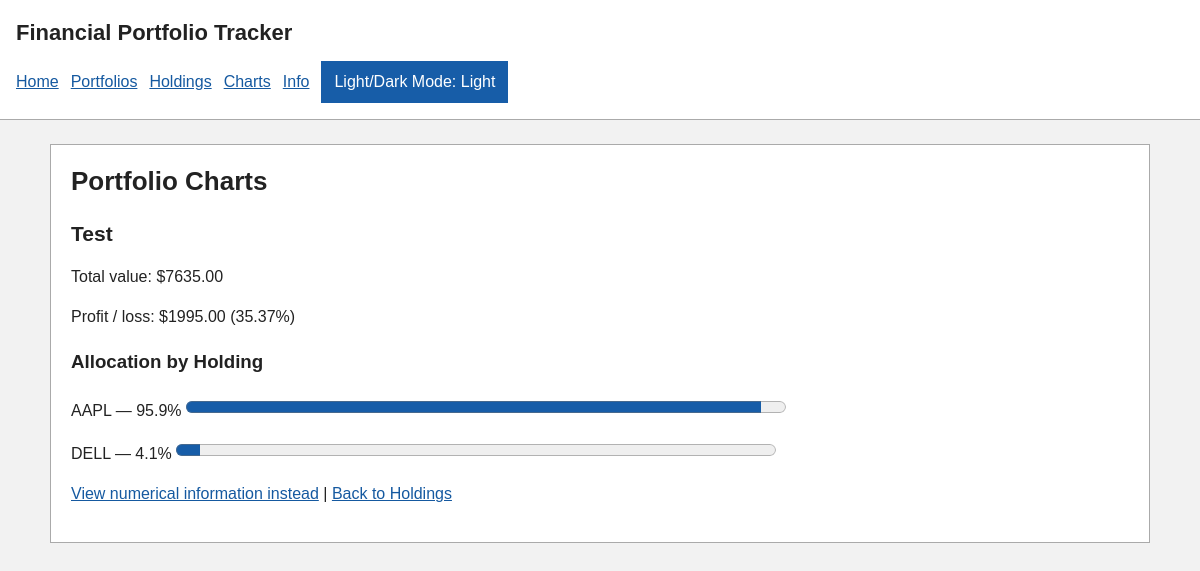
Screenshot of /portfolio/1/charts with the database file from the repository.
### tables this page shows
CREATE TABLE portfolio (id INTEGER PRIMARY KEY AUTOINCREMENT, name TEXT NOT NULL);

CREATE TABLE holdings (
            id INTEGER PRIMARY KEY AUTOINCREMENT,
            portfolio_id INTEGER NOT NULL REFERENCES portfolio(id),
            ticker TEXT NOT NULL,
            shares REAL NOT NULL,
            purchase_price REAL NOT NULL,
            current_price REAL NOT NULL
        );

### app.py (the view)
@app.route("/portfolio/<int:portfolio_id>/charts")
def charts(portfolio_id):
    selected_portfolio = get_portfolio(portfolio_id)
    if selected_portfolio is None:
        abort(404, description="Portfolio not found")
    holdings = get_holdings(portfolio_id)
    summary = calculate_portfolio_summary(holdings)
    return render_template(
        "charts.html",
        portfolio=selected_portfolio,
        holdings=holdings,
        summary=summary
    )

### database.py (called while the page is built)
def get_connection():
    connection = sqlite3.connect(database_name)
    connection.row_factory = sqlite3.Row
    return connection

def get_portfolio(portfolio_id):
    connection = get_connection()
    portfolio = connection.execute("SELECT * FROM portfolio WHERE id = ?", (portfolio_id,)).fetchone()
    connection.close()
    return portfolio

def get_holdings(portfolio_id):
    connection = get_connection()
    holdings = connection.execute(
        "SELECT * FROM holdings WHERE portfolio_id = ?",
        (portfolio_id,)
    ).fetchall()
    connection.close()
    return holdings

### templates/charts.html
{% extends "base.html" %}
{% block content %}
<section>
<h1>Portfolio Charts</h1>
<h2>{{ portfolio['name'] }}</h2>
<p>Total value: ${{ '%.2f'|format(summary['total_value']) }}</p>
<p>Profit / loss: ${{ '%.2f'|format(summary['total_gain_loss']) }}
   ({{ '%.2f'|format(summary['total_gain_loss_percent']) }}%)</p>
<h3>Allocation by Holding</h3>
{% if summary['holdings'] %}
    {% for h in summary['holdings'] %}
    <p>
        <label for="holding-{{ loop.index }}">{{ h['ticker'] }} — {{ '%.1f'|format(h['allocation_percent']) }}%</label>
        <progress id="holding-{{ loop.index }}" value="{{ h['allocation_percent'] }}" max="100"></progress>
    </p>
    {% endfor %}
{% else %}
<p>No holdings to chart yet.</p>
{% endif %}
<p><a href="{{ url_for('portfolio_information', portfolio_id=portfolio['id']) }}">View numerical information instead</a> |
<a href="{{ url_for('manage_holdings', portfolio_id=portfolio['id']) }}">Back to Holdings</a></p>
</section>
{% endblock %}

### static/style.css (style rules this page uses)
:root { --background: #f2f2f2; --surface: #fff; --text: #222; --border: #aaa; --heading: #e8e8e8; --link: #1559a0; }
body { margin: 0; font-family: Arial, sans-serif; line-height: 1.5; background: var(--background); color: var(--text); }
a { color: var(--link); }
section { background: var(--surface); border: 1px solid var(--border); padding: 20px; margin-bottom: 20px; }
h1, h2 { margin-top: 0; line-height: 1.3; }
h1 { font-size: 26px; }
h2 { font-size: 21px; }
progress { width: 100%; max-width: 600px; height: 24px; accent-color: #175da8; }

### rows the page displays
portfolio: name "Test"
holdings: ticker "AAPL", allocation_percent "95.9", {{ h['allocation_percent'] }} 95.87426326129666 (drawn)
holdings: ticker "DELL", allocation_percent "4.1", {{ h['allocation_percent'] }} 4.12573673870334 (drawn)

### other values shown
{{ '%.2f'|format(summary['total_value']) }} "7635.00"
{{ '%.2f'|format(summary['total_gain_loss']) }} "1995.00"
{{ '%.2f'|format(summary['total_gain_loss_percent']) }} "35.37"
